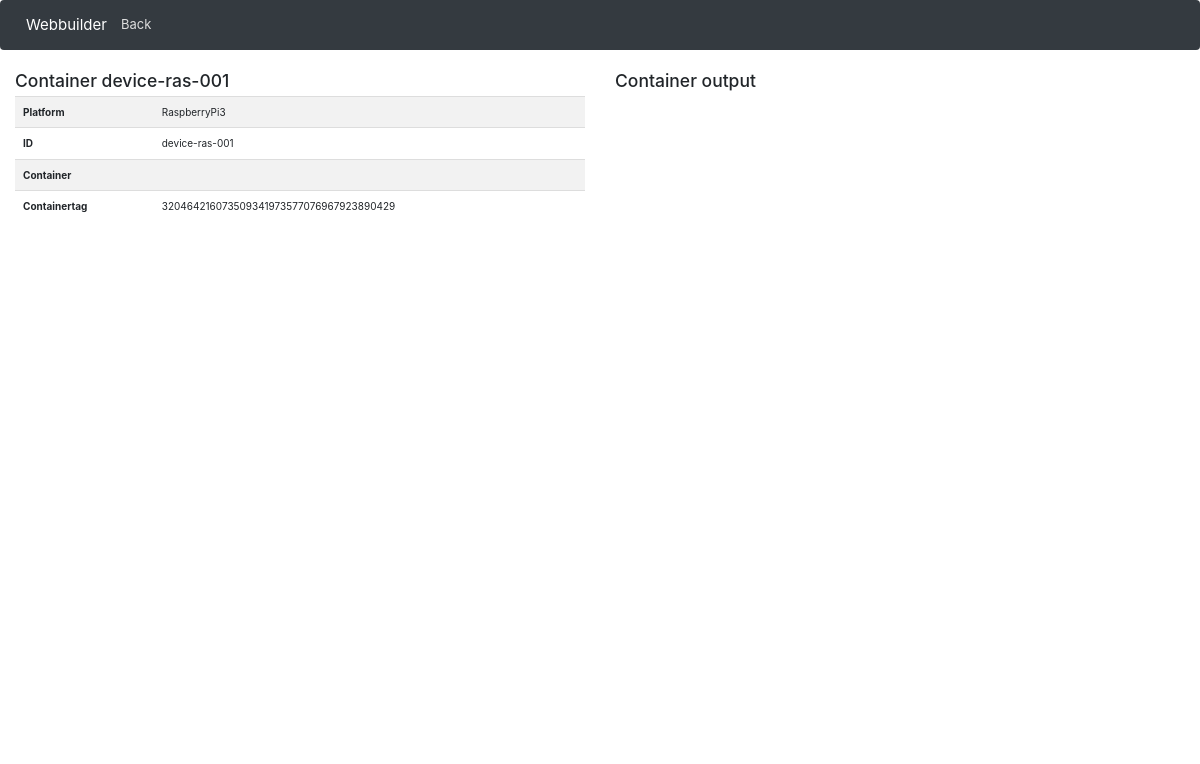
The app's page /monitor/320464216073509341973577076967923890429 with its own data.
### comm/models.py (models this page shows)
class Device(models.Model):
    deviceid = models.CharField(max_length=200)
    path = models.CharField(max_length=250)
    platform = models.CharField(max_length=200)

class Module(models.Model):
    moduleid = models.CharField(max_length=200)
    modulename = models.CharField(max_length=200)
    containerid = models.CharField(max_length=200)
    containertag = models.CharField(max_length=200)
    filepath = models.CharField(max_length=200)
    deviceid = models.ForeignKey(Device, on_delete=models.CASCADE)
    status = models.CharField(max_length=200)

### comm/views.py (the view)
# urls.py: url(r'^monitor/(\w+)', views.monitor),
def monitor(request, idd):
		print ("[MONITORING] Modul: ", idd)
		print (idd)
		c = Module.objects.get(moduleid=idd)
		dev = c.deviceid
		name =  dev.deviceid
		container =  c.containerid
		tag =  c.containertag
		platform =  dev.platform
		client = docker.from_env()
		container = ""
		log = ""
		try:
			container = client.containers.get(c.containerid)
			log = container.logs()
		except:
			print ("[ERROR] No container found")
		print ("[LOGS] ", log)
		info = [{'key':"Platform",'value':platform},{'key':"ID",'value':name},{'key':"Container",'value':container},{'key':"Containertag",'value':tag}]
		args = {'name': name, 'infos':info,'log':log, 'idd':idd}
		render(request, 'monitor.html',args)
		thr = threading.Thread(target=mqtt, args=(), kwargs={})
		thr.start()
		return render(request, 'monitor.html',args)

### comm/views.py (called while the page is built)
def mqtt():
	print ("[MQTT] starting daemon.")
	clientMQTT.connect("10.11.4.107", 1883, 60)
	clientMQTT.loop_forever()

### comm/templates/monitor.html (shortened to what this page needs)
<!DOCTYPE html>
<html>
    <head>
          <link href="../../static/bs/css/bootstrap.min.css" rel="stylesheet">
          <link rel="stylesheet" href="https://maxcdn.bootstrapcdn.com/bootstrap/4.0.0/css/bootstrap.min.css">
    </head>
    <body>
      <nav class="navbar navbar-expand-lg navbar-dark bg-dark">
        <span style="position:absolute;font-size:15px;padding:1em;color:white">Webbuilder</span>
        <a style="color:#ddd;font-size:13px;position:absolute;left:120px" href="/">Back</a>
      </nav>
      <div class="container-fluid">
        <div class="row content">
          <div class="SystemContainer col-sm-6">
            <h3>Container {{ name }}</h3>
            <table class="table table-striped"
              <tbody>
             {% for i in infos %}
                <tr>
                  <th scope="row">{{ i.key }}</th>
                  <td id="{{i.key}}" data="{{i.key}}">{{ i.value }}</td>
                </tr>
              {% endfor %}
            </table>
          </div>
        <div class="DockerContainer col-sm-6">
          <h3>Container output</h3>
        </div>
      </div>
    </div>
    </body>
</html>

### records on screen
Device: deviceid "device-ras-001", value "RaspberryPi3" "device-ras-001"
Module: value "320464216073509341973577076967923890429"

### other values on screen
{{ i.key }} "Platform" "ID" "Container" "Containertag"
